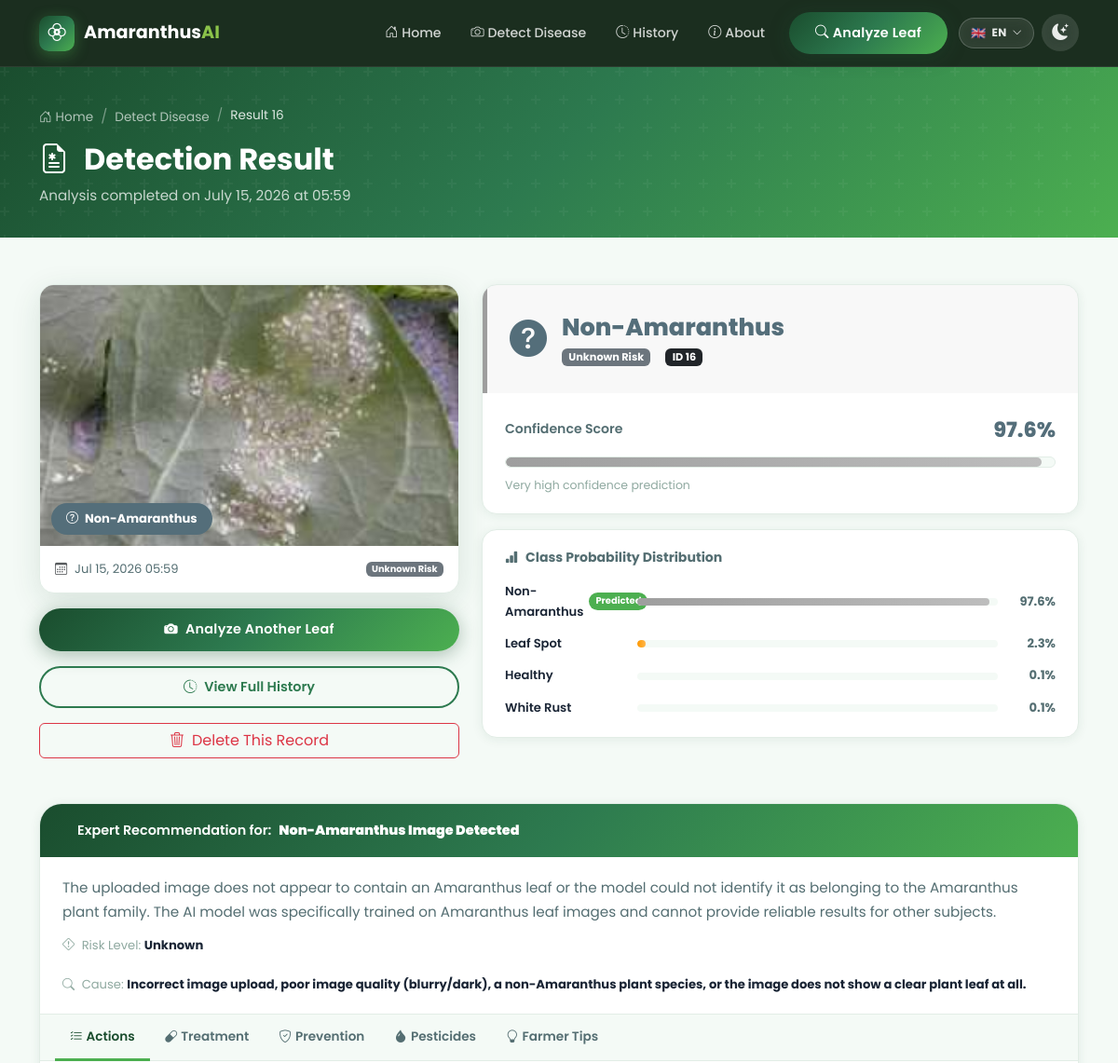
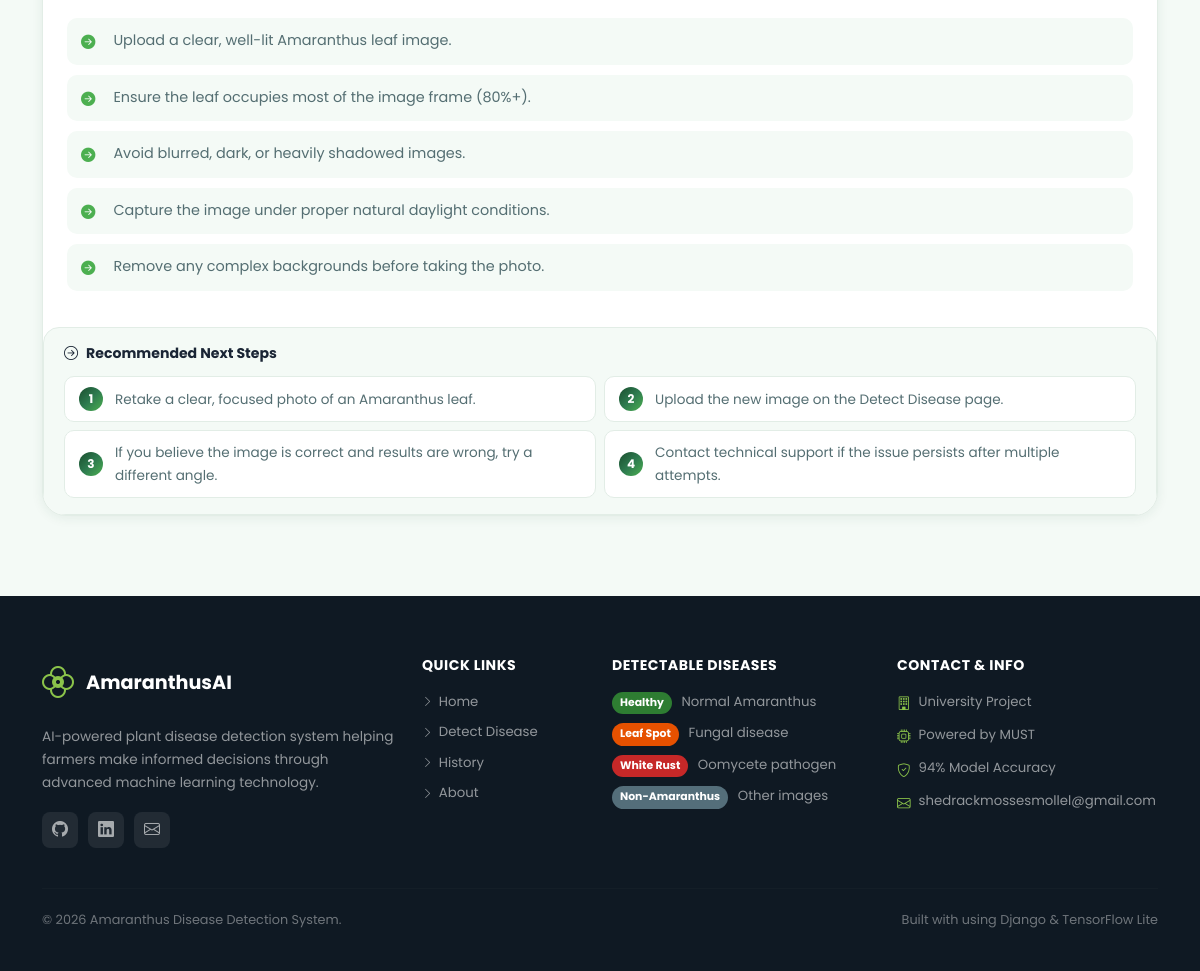
The app's page /result/16/ with its own data (2 pictures, top to bottom).
### disease_app/models.py (models this page shows, shortened)
class Prediction(models.Model):
    RISK_CHOICES = [
        ('Low',     'Low'),
        ('Medium',  'Medium'),
        ('High',    'High'),
        ('Unknown', 'Unknown'),
    ]
    image          = models.ImageField(upload_to='predictions/')
    predicted_class = models.CharField(max_length=100)
    display_name   = models.CharField(max_length=100, default='Unknown')
    confidence     = models.FloatField()
    all_probabilities = models.JSONField(default=dict)
    risk_level     = models.CharField(max_length=20, choices=RISK_CHOICES, default='Unknown')
    risk_color     = models.CharField(max_length=20, default='secondary')
    notes          = models.TextField(blank=True)
    created_at     = models.DateTimeField(auto_now_add=True)
    class Meta:
        ordering = ['-created_at']
        verbose_name = 'Prediction'
        verbose_name_plural = 'Predictions'

### disease_app/views.py (the view)
# urls.py: path('result/<int:pk>/',    views.result,            name='result'),
def result(request, pk):
    prediction  = get_object_or_404(Prediction, pk=pk)
    lang        = getattr(request, 'LANGUAGE_CODE', 'en').split('-')[0]
    rec         = load_recommendation(prediction.predicted_class, lang=lang)
    probs_display = []
    for class_key, prob_val in prediction.all_probabilities.items():
        probs_display.append({
            'class_key':    class_key,
            'display_name': DISPLAY_NAMES.get(class_key, class_key),
            'probability':  prob_val,
            'color':        _prob_color(class_key),
        })
    probs_display.sort(key=lambda x: x['probability'], reverse=True)
    context = {
        'prediction':      prediction,
        'recommendation':  rec,
        'probs_display':   probs_display,
    }
    return render(request, 'result.html', context)

### disease_app/views.py (called while the page is built)
def _prob_color(class_key):
    color_map = {
        'health':         'success',
        'non_amaranthus': 'secondary',
        'spot_leaf':      'warning',
        'white_rust':     'danger',
    }
    return color_map.get(class_key, 'secondary')

### templates/result.html (shortened to what this page needs)
{% extends 'base.html' %}
{% load static %}
{% block content %}
<div class="page-header-section">
  <div class="container">
    <nav aria-label="breadcrumb">
      <ol class="breadcrumb breadcrumb-custom">
        <li class="breadcrumb-item"><a href="{% url 'disease_app:home' %}"><i class="bi bi-house-door me-1"></i>{% trans "Home" %}</a></li>
        <li class="breadcrumb-item"><a href="{% url 'disease_app:predict' %}">{% trans "Detect Disease" %}</a></li>
        <li class="breadcrumb-item active">Result {{ prediction.pk }}</li>
      </ol>
    </nav>
    <h1 class="page-header-title"><i class="bi bi-file-earmark-medical me-3"></i>{% trans "Detection Result" %}</h1>
    <p class="page-header-subtitle">{% trans "Analysis completed on" %} {{ prediction.created_at|date:"F j, Y \a\t H:i" }}</p>
  </div>
</div>
<section class="result-section">
  <div class="container">
    <div class="row g-4">
      <div class="col-lg-5">
        <div class="result-image-card">
          <div class="result-image-wrap">
            {% if prediction.image %}
              <img src="{{ prediction.image.url }}" alt="Analyzed leaf" class="result-image" />
            {% else %}
              <div class="result-image-placeholder"><i class="bi bi-image"></i></div>
            {% endif %}
            <div class="result-image-badge badge-{{ prediction.risk_color }}">
              <i class="bi bi-{% if prediction.risk_color == 'success' %}check-circle{% elif prediction.risk_color == 'danger' %}exclamation-triangle{% elif prediction.risk_color == 'warning' %}exclamation-circle{% else %}question-circle{% endif %} me-1"></i>
              {{ prediction.display_name }}
            </div>
          </div>
          <div class="result-image-meta">
            <div class="meta-row">
              <span><i class="bi bi-calendar3 me-2 text-muted"></i>{{ prediction.created_at|date:"M d, Y H:i" }}</span>
              <span class="badge bg-{{ prediction.risk_color }}">{{ prediction.risk_level }} Risk</span>
            </div>
          </div>
        </div>
        <div class="result-actions mt-3">
          <a href="{% url 'disease_app:predict' %}" class="btn btn-primary-custom w-100 mb-2">
            <i class="bi bi-camera-fill me-2"></i>{% trans "Analyze Another Leaf" %}
          </a>
          <a href="{% url 'disease_app:history' %}" class="btn btn-outline-primary-custom w-100 mb-2">
            <i class="bi bi-clock-history me-2"></i>{% trans "View Full History" %}
          </a>
          <form method="post" action="{% url 'disease_app:delete_prediction' prediction.pk %}"
                class="d-inline w-100" onsubmit="return confirm('Delete this prediction record?')">
            <button type="submit" class="btn btn-outline-danger w-100">
              <i class="bi bi-trash3 me-2"></i>{% trans "Delete This Record" %}
            </button>
          </form>
        </div>
      </div>
      <div class="col-lg-7">
        <div class="result-main-card">
          <div class="result-disease-header result-header-{{ prediction.risk_color }}">
            <div class="result-disease-icon">
              {% if prediction.risk_color == 'success' %}<i class="bi bi-check-circle-fill"></i>
              {% elif prediction.risk_color == 'danger' %}<i class="bi bi-exclamation-triangle-fill"></i>
              {% elif prediction.risk_color == 'warning' %}<i class="bi bi-exclamation-circle-fill"></i>
              {% else %}<i class="bi bi-question-circle-fill"></i>{% endif %}
            </div>
            <div>
              <h2 class="result-disease-name">{{ prediction.display_name }}</h2>
              <div class="result-risk-badges">
                <span class="badge bg-{{ prediction.risk_color }} me-2">{{ prediction.risk_level }} Risk</span>
                <span class="badge bg-dark">ID {{ prediction.pk }}</span>
              </div>
            </div>
          </div>
          <div class="result-confidence-section">
            <div class="conf-label-row">
              <span class="conf-label">{% trans "Confidence Score" %}</span>
              <span class="conf-value conf-{{ prediction.risk_color }}">{{ prediction.confidence|floatformat:1 }}%</span>
            </div>
            <div class="conf-bar-track">
              <div class="conf-bar-fill bar-{{ prediction.risk_color }}"
                   data-width="{{ prediction.confidence }}" style="width:0%"></div>
            </div>
            <p class="conf-hint">
              {% if prediction.confidence >= 90 %}{% trans "Very high confidence prediction" %}
              {% elif prediction.confidence >= 75 %}{% trans "High confidence prediction" %}
              {% elif prediction.confidence >= 60 %}{% trans "Moderate confidence — consider retaking photo" %}
              {% else %}{% trans "Low confidence — please upload a clearer image" %}{% endif %}
            </p>
          </div>
        </div>
        {% if prediction.all_probabilities %}
        <div class="result-probs-card mt-3">
          <h6 class="result-sub-title"><i class="bi bi-bar-chart-fill me-2"></i>{% trans "Class Probability Distribution" %}</h6>
          <div class="prob-bars" id="probBars">
            {% for prob in probs_display %}
            <div class="prob-row">
              <div class="prob-label-col">
                <span class="prob-class-name">{{ prob.display_name }}</span>
                {% if prob.class_key == prediction.predicted_class %}
                  <span class="prob-predicted-badge">{% trans "Predicted" %}</span>
                {% endif %}
              </div>
              <div class="prob-bar-col">
                <div class="prob-bar-track">
                  <div class="prob-bar-fill prob-bar-{{ prob.color }}"
                       data-width="{{ prob.probability }}" style="width:0%"></div>
                </div>
              </div>
              <div class="prob-val-col">{{ prob.probability|floatformat:1 }}%</div>
            </div>
            {% endfor %}
          </div>
        </div>
        {% endif %}
      </div>
    </div>
    {% if recommendation %}
    <div class="recommendation-section mt-5">
      <div class="rec-header">
        Expert Recommendation for: <strong>{{ recommendation.title }}</strong>
      </div>
      {% if recommendation.summary %}
      <div class="rec-summary-card">
        <p class="rec-summary-text">{{ recommendation.summary }}</p>
        <div class="rec-meta-row">
          <span class="rec-meta-item"><i class="bi bi-exclamation-diamond me-1"></i>
            Risk Level: <strong>{{ recommendation.risk_level }}</strong></span>
          {% if recommendation.possible_cause %}
          <span class="rec-meta-item"><i class="bi bi-search me-1"></i>
            Cause: <strong>{{ recommendation.possible_cause }}</strong></span>
          {% endif %}
        </div>
      </div>
      {% endif %}
      <ul class="nav nav-tabs rec-tabs" id="recTabs" role="tablist">
        {% if recommendation.recommended_action %}
        <li class="nav-item" role="presentation">
          <button class="nav-link active" data-bs-toggle="tab" data-bs-target="#action" type="button" role="tab">
            <i class="bi bi-list-check me-1"></i>{% trans "Actions" %}
          </button>
        </li>
        {% endif %}
        {% if recommendation.treatment %}
        <li class="nav-item" role="presentation">
          <button class="nav-link" data-bs-toggle="tab" data-bs-target="#treatment" type="button" role="tab">
            <i class="bi bi-capsule me-1"></i>{% trans "Treatment" %}
          </button>
        </li>
        {% endif %}
        {% if recommendation.prevention %}
        <li class="nav-item" role="presentation">
          <button class="nav-link" data-bs-toggle="tab" data-bs-target="#prevention" type="button" role="tab">
            <i class="bi bi-shield-check me-1"></i>{% trans "Prevention" %}
          </button>
        </li>
        {% endif %}
        {% if recommendation.recommended_pesticides %}
        <li class="nav-item" role="presentation">
          <button class="nav-link" data-bs-toggle="tab" data-bs-target="#pesticides" type="button" role="tab">
            <i class="bi bi-droplet-fill me-1"></i>{% trans "Pesticides" %}
          </button>
        </li>
        {% endif %}
        {% if recommendation.farmer_tips %}
        <li class="nav-item" role="presentation">
          <button class="nav-link" data-bs-toggle="tab" data-bs-target="#tips" type="button" role="tab">
            <i class="bi bi-lightbulb me-1"></i>{% trans "Farmer Tips" %}
          </button>
        </li>
        {% endif %}
      </ul>
      <div class="tab-content rec-tab-content">
        {% if recommendation.recommended_action %}
        <div class="tab-pane fade show active" id="action" role="tabpanel">
          <ul class="rec-list rec-list-action">
            {% for item in recommendation.recommended_action %}
            <li><i class="bi bi-arrow-right-circle-fill me-2"></i>{{ item }}</li>
            {% endfor %}
          </ul>
        </div>
        {% endif %}
      </div>
      {% if recommendation.next_steps %}
      <div class="next-steps-card mt-3">
        <h6 class="next-steps-title"><i class="bi bi-arrow-right-circle me-2"></i>{% trans "Recommended Next Steps" %}</h6>
        <div class="row g-2">
          {% for step in recommendation.next_steps %}
          <div class="col-md-6">
            <div class="next-step-item">
              <span class="next-step-num">{{ forloop.counter }}</span>{{ step }}
            </div>
          </div>
          {% endfor %}
        </div>
      </div>
      {% endif %}
    </div>
    {% endif %}
  </div>
</section>
{% endblock %}

### records on screen
Prediction: pk "16", created_at "July 15, 2026 at 05:59", image (picture), display_name "Non-Amaranthus", created_at "Jul 15, 2026 05:59", risk_level "Unknown", confidence "97.6"

### other values on screen
{{ prob.display_name }} "Non-Amaranthus" "Leaf Spot" "Healthy" "White Rust"
{{ prob.probability|floatformat:1 }} "97.6" "2.3" "0.1" "0.1"
{{ recommendation.title }} "Non-Amaranthus Image Detected"
{{ recommendation.possible_cause }} "Incorrect image upload, poor image quality (blurry/dark), a non-Amaranthus plant species, or the image does not show a clear plant leaf at all."
{{ item }} "Upload a clear, well-lit Amaranthus leaf image." "Ensure the leaf occupies most of the image frame (80%+)." "Avoid blurred, dark, or heavily shadowed images." "Capture the image under proper natural daylight conditions." "Remove any complex backgrounds before taking the photo."
{{ step }} "Retake a clear, focused photo of an Amaranthus leaf." "Upload the new image on the Detect Disease page." "If you believe the image is correct and results are wrong, try a different angle." "Contact technical support if the issue persists after multiple attempts."
